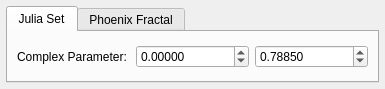
<?xml version="1.0" encoding="UTF-8"?>
<ui version="4.0">
 <class>SettingsWindow</class>
 <widget class="QDialog" name="SettingsWindow">
  <property name="geometry">
   <rect>
    <x>0</x>
    <y>0</y>
    <width>385</width>
    <height>89</height>
   </rect>
  </property>
  <property name="windowTitle">
   <string>Settings</string>
  </property>
  <layout class="QHBoxLayout" name="horizontalLayout">
   <property name="leftMargin">
    <number>6</number>
   </property>
   <property name="topMargin">
    <number>6</number>
   </property>
   <property name="rightMargin">
    <number>6</number>
   </property>
   <property name="bottomMargin">
    <number>6</number>
   </property>
   <item>
    <widget class="QTabWidget" name="settingsTable">
     <property name="currentIndex">
      <number>0</number>
     </property>
     <widget class="QWidget" name="juliaSetings">
      <attribute name="title">
       <string>Julia Set</string>
      </attribute>
      <layout class="QGridLayout" name="gridLayout_2">
       <item row="0" column="0">
        <widget class="QLabel" name="juliaComplexLabel">
         <property name="text">
          <string>Complex Parameter:</string>
         </property>
        </widget>
       </item>
       <item row="0" column="1">
        <widget class="QDoubleSpinBox" name="juliaComplexReSpin">
         <property name="minimumSize">
          <size>
           <width>100</width>
           <height>0</height>
          </size>
         </property>
         <property name="decimals">
          <number>5</number>
         </property>
         <property name="minimum">
          <double>-10.000000000000000</double>
         </property>
         <property name="maximum">
          <double>10.000000000000000</double>
         </property>
         <property name="singleStep">
          <double>0.100000000000000</double>
         </property>
        </widget>
       </item>
       <item row="0" column="2">
        <widget class="QDoubleSpinBox" name="juliaComplexImSpin">
         <property name="minimumSize">
          <size>
           <width>100</width>
           <height>0</height>
          </size>
         </property>
         <property name="decimals">
          <number>5</number>
         </property>
         <property name="minimum">
          <double>-10.000000000000000</double>
         </property>
         <property name="maximum">
          <double>10.000000000000000</double>
         </property>
         <property name="singleStep">
          <double>0.100000000000000</double>
         </property>
         <property name="value">
          <double>0.788500000000000</double>
         </property>
        </widget>
       </item>
      </layout>
     </widget>
     <widget class="QWidget" name="phoenixSettings">
      <attribute name="title">
       <string>Phoenix Fractal</string>
      </attribute>
      <layout class="QGridLayout" name="gridLayout">
       <item row="0" column="1">
        <widget class="QDoubleSpinBox" name="phoenixComplexReSpin">
         <property name="minimumSize">
          <size>
           <width>100</width>
           <height>0</height>
          </size>
         </property>
         <property name="decimals">
          <number>5</number>
         </property>
         <property name="minimum">
          <double>-10.000000000000000</double>
         </property>
         <property name="maximum">
          <double>10.000000000000000</double>
         </property>
         <property name="singleStep">
          <double>0.100000000000000</double>
         </property>
        </widget>
       </item>
       <item row="0" column="0">
        <widget class="QLabel" name="phoenixComplexLabel">
         <property name="text">
          <string>Complex Parameter:</string>
         </property>
        </widget>
       </item>
       <item row="0" column="2">
        <widget class="QDoubleSpinBox" name="phoenixComplexImSpin">
         <property name="decimals">
          <number>5</number>
         </property>
         <property name="minimum">
          <double>-10.000000000000000</double>
         </property>
         <property name="maximum">
          <double>10.000000000000000</double>
         </property>
         <property name="singleStep">
          <double>0.100000000000000</double>
         </property>
        </widget>
       </item>
      </layout>
     </widget>
    </widget>
   </item>
  </layout>
 </widget>
 <resources/>
 <connections/>
</ui>
